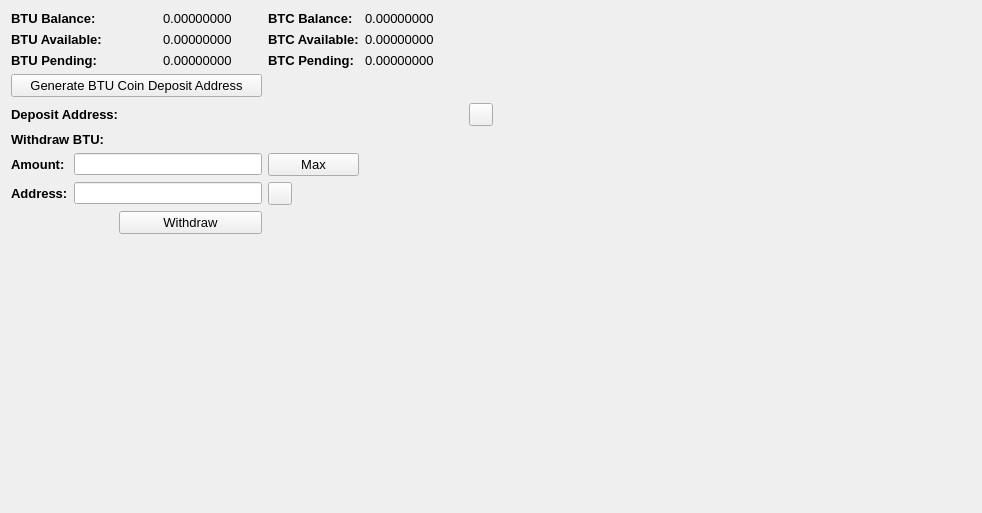
     <widget class="QWidget" name="BalanceTab">
      <attribute name="title">
       <string>Balance</string>
      </attribute>
      <layout class="QGridLayout" name="gridLayout_2">
       <item row="0" column="0" colspan="2">
        <widget class="QLabel" name="label_11">
         <property name="font">
          <font>
           <pointsize>10</pointsize>
           <weight>75</weight>
           <bold>true</bold>
          </font>
         </property>
         <property name="text">
          <string>BTU Balance:</string>
         </property>
        </widget>
       </item>
       <item row="0" column="3">
        <widget class="QLabel" name="BTUBalanceLabel">
         <property name="font">
          <font>
           <pointsize>10</pointsize>
          </font>
         </property>
         <property name="text">
          <string>0.00000000</string>
         </property>
         <property name="textInteractionFlags">
          <set>Qt::LinksAccessibleByMouse|Qt::TextSelectableByMouse</set>
         </property>
        </widget>
       </item>
       <item row="0" column="4">
        <widget class="QLabel" name="label_12">
         <property name="font">
          <font>
           <pointsize>10</pointsize>
           <weight>75</weight>
           <bold>true</bold>
          </font>
         </property>
         <property name="text">
          <string>BTC Balance:</string>
         </property>
        </widget>
       </item>
       <item row="0" column="5">
        <widget class="QLabel" name="BitcoinBalanceLabel">
         <property name="font">
          <font>
           <pointsize>10</pointsize>
          </font>
         </property>
         <property name="text">
          <string>0.00000000</string>
         </property>
         <property name="textInteractionFlags">
          <set>Qt::LinksAccessibleByMouse|Qt::TextSelectableByMouse</set>
         </property>
        </widget>
       </item>
       <item row="0" column="7" rowspan="10">
        <spacer name="horizontalSpacer_4">
         <property name="orientation">
          <enum>Qt::Horizontal</enum>
         </property>
         <property name="sizeHint" stdset="0">
          <size>
           <width>478</width>
           <height>488</height>
          </size>
         </property>
        </spacer>
       </item>
       <item row="1" column="0" colspan="2">
        <widget class="QLabel" name="label_13">
         <property name="font">
          <font>
           <pointsize>10</pointsize>
           <weight>75</weight>
           <bold>true</bold>
          </font>
         </property>
         <property name="text">
          <string>BTU Available:</string>
         </property>
        </widget>
       </item>
       <item row="1" column="3">
        <widget class="QLabel" name="BTUAvailableLabel_2">
         <property name="font">
          <font>
           <pointsize>10</pointsize>
          </font>
         </property>
         <property name="text">
          <string>0.00000000</string>
         </property>
         <property name="textInteractionFlags">
          <set>Qt::LinksAccessibleByMouse|Qt::TextSelectableByMouse</set>
         </property>
        </widget>
       </item>
       <item row="1" column="4">
        <widget class="QLabel" name="label_15">
         <property name="font">
          <font>
           <pointsize>10</pointsize>
           <weight>75</weight>
           <bold>true</bold>
          </font>
         </property>
         <property name="text">
          <string>BTC Available:</string>
         </property>
        </widget>
       </item>
       <item row="1" column="5">
        <widget class="QLabel" name="BitcoinAvailableLabel">
         <property name="font">
          <font>
           <pointsize>10</pointsize>
          </font>
         </property>
         <property name="text">
          <string>0.00000000</string>
         </property>
         <property name="textInteractionFlags">
          <set>Qt::LinksAccessibleByMouse|Qt::TextSelectableByMouse</set>
         </property>
        </widget>
       </item>
       <item row="2" column="0" colspan="2">
        <widget class="QLabel" name="label_14">
         <property name="font">
          <font>
           <pointsize>10</pointsize>
           <weight>75</weight>
           <bold>true</bold>
          </font>
         </property>
         <property name="text">
          <string>BTU Pending:</string>
         </property>
        </widget>
       </item>
       <item row="2" column="3">
        <widget class="QLabel" name="BTUPendingLabel">
         <property name="font">
          <font>
           <pointsize>10</pointsize>
          </font>
         </property>
         <property name="text">
          <string>0.00000000</string>
         </property>
         <property name="textInteractionFlags">
          <set>Qt::LinksAccessibleByMouse|Qt::TextSelectableByMouse</set>
         </property>
        </widget>
       </item>
       <item row="2" column="4">
        <widget class="QLabel" name="label_31">
         <property name="font">
          <font>
           <pointsize>10</pointsize>
           <weight>75</weight>
           <bold>true</bold>
          </font>
         </property>
         <property name="text">
          <string>BTC Pending:</string>
         </property>
        </widget>
       </item>
       <item row="2" column="5">
        <widget class="QLabel" name="BitcoinPendingLabel">
         <property name="font">
          <font>
           <pointsize>10</pointsize>
          </font>
         </property>
         <property name="text">
          <string>0.00000000</string>
         </property>
         <property name="textInteractionFlags">
          <set>Qt::LinksAccessibleByMouse|Qt::TextSelectableByMouse</set>
         </property>
        </widget>
       </item>
       <item row="3" column="0" colspan="4">
        <widget class="QPushButton" name="GenDepositBTN">
         <property name="font">
          <font>
           <pointsize>10</pointsize>
          </font>
         </property>
         <property name="text">
          <string>Generate BTU Coin Deposit Address</string>
         </property>
        </widget>
       </item>
       <item row="4" column="0" colspan="3">
        <widget class="QLabel" name="label_33">
         <property name="font">
          <font>
           <pointsize>10</pointsize>
           <weight>75</weight>
           <bold>true</bold>
          </font>
         </property>
         <property name="text">
          <string>Deposit Address:</string>
         </property>
        </widget>
       </item>
       <item row="4" column="3" colspan="3">
        <widget class="QLabel" name="DepositAddressLabel">
         <property name="minimumSize">
          <size>
           <width>300</width>
           <height>0</height>
          </size>
         </property>
         <property name="palette">
          <palette>
           <active>
            <colorrole role="WindowText">
             <brush brushstyle="SolidPattern">
              <color alpha="255">
               <red>0</red>
               <green>0</green>
               <blue>0</blue>
              </color>
             </brush>
            </colorrole>
            <colorrole role="Text">
             <brush brushstyle="SolidPattern">
              <color alpha="255">
               <red>0</red>
               <green>0</green>
               <blue>255</blue>
              </color>
             </brush>
            </colorrole>
           </active>
           <inactive>
            <colorrole role="WindowText">
             <brush brushstyle="SolidPattern">
              <color alpha="255">
               <red>0</red>
               <green>0</green>
               <blue>0</blue>
              </color>
             </brush>
            </colorrole>
            <colorrole role="Text">
             <brush brushstyle="SolidPattern">
              <color alpha="255">
               <red>0</red>
               <green>0</green>
               <blue>255</blue>
              </color>
             </brush>
            </colorrole>
           </inactive>
           <disabled>
            <colorrole role="WindowText">
             <brush brushstyle="SolidPattern">
              <color alpha="255">
               <red>120</red>
               <green>120</green>
               <blue>120</blue>
              </color>
             </brush>
            </colorrole>
            <colorrole role="Text">
             <brush brushstyle="SolidPattern">
              <color alpha="255">
               <red>120</red>
               <green>120</green>
               <blue>120</blue>
              </color>
             </brush>
            </colorrole>
           </disabled>
          </palette>
         </property>
         <property name="font">
          <font>
           <pointsize>10</pointsize>
           <weight>75</weight>
           <bold>true</bold>
          </font>
         </property>
         <property name="text">
          <string/>
         </property>
         <property name="alignment">
          <set>Qt::AlignRight|Qt::AlignTrailing|Qt::AlignVCenter</set>
         </property>
         <property name="textInteractionFlags">
          <set>Qt::LinksAccessibleByMouse|Qt::TextSelectableByKeyboard|Qt::TextSelectableByMouse</set>
         </property>
        </widget>
       </item>
       <item row="4" column="6">
        <widget class="QToolButton" name="DepositCopyButton">
         <property name="toolTip">
          <string>Copy to clipboard</string>
         </property>
         <property name="text">
          <string/>
         </property>
         <property name="icon">
          <iconset resource="../bitcoin.qrc">
           <normaloff>:/icons/editcopy</normaloff>:/icons/editcopy</iconset>
         </property>
         <property name="shortcut">
          <string>Alt+P</string>
         </property>
        </widget>
       </item>
       <item row="5" column="0" colspan="2">
        <widget class="QLabel" name="label_34">
         <property name="font">
          <font>
           <pointsize>10</pointsize>
           <weight>75</weight>
           <bold>true</bold>
          </font>
         </property>
         <property name="text">
          <string>Withdraw BTU:</string>
         </property>
        </widget>
       </item>
       <item row="6" column="0">
        <widget class="QLabel" name="label_26">
         <property name="font">
          <font>
           <pointsize>10</pointsize>
           <weight>75</weight>
           <bold>true</bold>
          </font>
         </property>
         <property name="text">
          <string>Amount:</string>
         </property>
        </widget>
       </item>
       <item row="6" column="1" colspan="3">
        <widget class="QLineEdit" name="WithdrawUnitsInput">
         <property name="font">
          <font>
           <pointsize>9</pointsize>
           <weight>75</weight>
           <bold>true</bold>
          </font>
         </property>
         <property name="text">
          <string/>
         </property>
        </widget>
       </item>
       <item row="6" column="4">
        <widget class="QPushButton" name="Withdraw_Max_Amount">
         <property name="font">
          <font>
           <pointsize>10</pointsize>
          </font>
         </property>
         <property name="text">
          <string>Max</string>
         </property>
        </widget>
       </item>
       <item row="7" column="0">
        <widget class="QLabel" name="label_10">
         <property name="font">
          <font>
           <pointsize>10</pointsize>
           <weight>75</weight>
           <bold>true</bold>
          </font>
         </property>
         <property name="text">
          <string>Address:</string>
         </property>
        </widget>
       </item>
       <item row="7" column="1" colspan="3">
        <widget class="QLineEdit" name="WithdrawAddress">
         <property name="font">
          <font>
           <pointsize>9</pointsize>
           <weight>75</weight>
           <bold>true</bold>
          </font>
         </property>
        </widget>
       </item>
       <item row="7" column="4">
        <widget class="QToolButton" name="WithdrawPasteButton">
         <property name="toolTip">
          <string>Paste from clipboard</string>
         </property>
         <property name="text">
          <string/>
         </property>
         <property name="icon">
          <iconset resource="../bitcoin.qrc">
           <normaloff>:/icons/editpaste</normaloff>:/icons/editpaste</iconset>
         </property>
         <property name="shortcut">
          <string>Alt+P</string>
         </property>
        </widget>
       </item>
       <item row="8" column="2" colspan="2">
        <widget class="QPushButton" name="WithdrawUnitsBtn">
         <property name="font">
          <font>
           <pointsize>10</pointsize>
          </font>
         </property>
         <property name="text">
          <string>Withdraw</string>
         </property>
        </widget>
       </item>
       <item row="9" column="0" colspan="6">
        <spacer name="verticalSpacer">
         <property name="orientation">
          <enum>Qt::Vertical</enum>
         </property>
         <property name="sizeHint" stdset="0">
          <size>
           <width>428</width>
           <height>262</height>
          </size>
         </property>
        </spacer>
       </item>
      </layout>
      <zorder>label_31</zorder>
      <zorder>label_15</zorder>
      <zorder>label_12</zorder>
      <zorder>label_14</zorder>
      <zorder>label_13</zorder>
      <zorder>label_11</zorder>
      <zorder>BitcoinBalanceLabel</zorder>
      <zorder>BTUBalanceLabel</zorder>
      <zorder>BTUAvailableLabel_2</zorder>
      <zorder>BTUPendingLabel</zorder>
      <zorder>BitcoinAvailableLabel</zorder>
      <zorder>BitcoinPendingLabel</zorder>
      <zorder>label_33</zorder>
      <zorder>GenDepositBTN</zorder>
      <zorder>DepositAddressLabel</zorder>
      <zorder>Withdraw_Max_Amount</zorder>
      <zorder>label_34</zorder>
      <zorder>WithdrawUnitsInput</zorder>
      <zorder>label_10</zorder>
      <zorder>label_26</zorder>
      <zorder>WithdrawAddress</zorder>
      <zorder>WithdrawUnitsBtn</zorder>
      <zorder>horizontalSpacer_4</zorder>
      <zorder>verticalSpacer</zorder>
      <zorder>WithdrawPasteButton</zorder>
      <zorder>DepositCopyButton</zorder>
     </widget>
